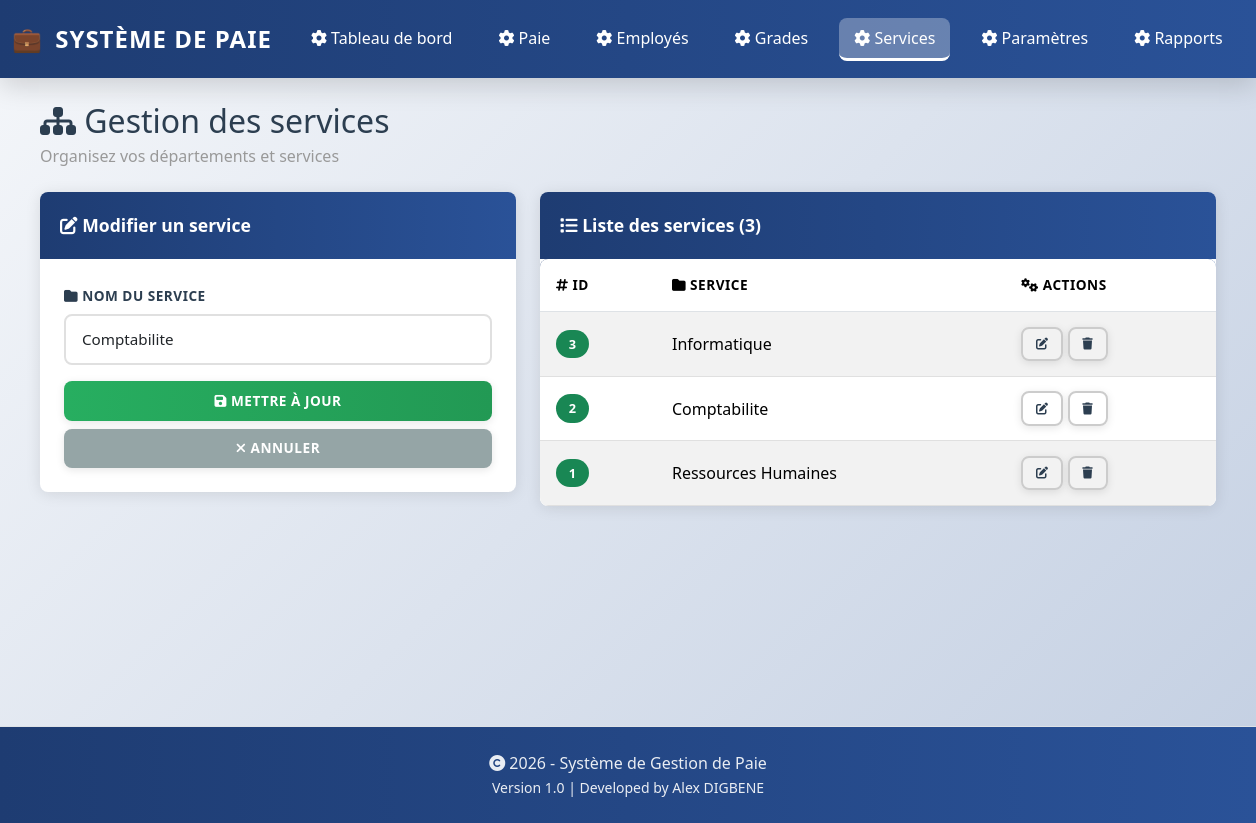
The page /service.php?action=edit&id=2 on the database its author committed.
### tables this page shows
CREATE TABLE IF NOT EXISTS Service (
    Id_Service INT NOT NULL AUTO_INCREMENT,
    nom_service VARCHAR(50) NOT NULL,
    CONSTRAINT PK_Service PRIMARY KEY (Id_Service)
);

### functions.php (called while the page is built, shortened)
<?php
require_once __DIR__ . '/config.php';
function queryAll($sql) {
    global $mysqli;
    $result = $mysqli->query($sql);
    return $result;
}

### config.php (called while the page is built, shortened)
<?php
function h($value) {
    return htmlspecialchars($value, ENT_QUOTES, 'UTF-8');
}

### service.php (the view, shortened to what this page needs)
<?php
require_once __DIR__ . '/functions.php';
$action = $_GET['action'] ?? '';
$services = queryAll('SELECT * FROM Service ORDER BY Id_Service DESC');
$edited = null;
if ($action === 'edit' && isset($_GET['id'])) {
    $id = (int) $_GET['id'];
    $edited = queryAll("SELECT * FROM Service WHERE Id_Service = $id")->fetch_assoc();
}
?>
<?php include 'header.php'; ?>
<div class="mb-4">
    <h2 class="mb-1"><i class="fas fa-sitemap"></i> Gestion des services</h2>
    <p class="text-muted">Organisez vos départements et services</p>
</div>
<div class="row">
    <div class="col-lg-5">
        <div class="card mb-4">
            <div class="card-header">
                <i class="fas fa-<?= $edited ? 'edit' : 'plus' ?>"></i> <?= $edited ? 'Modifier un service' : 'Ajouter un nouveau service' ?>
            </div>
            <div class="card-body">
                <form method="post" action="service.php">
                    <div class="mb-3">
                        <label class="form-label"><i class="fas fa-folder"></i> Nom du service</label>
                        <input name="nom_service" class="form-control" placeholder="Ex: Ressources Humaines" required value="<?= h($edited['nom_service'] ?? '') ?>">
                    </div>
                    <div class="d-grid gap-2">
                        <button class="btn btn-success" type="submit">
                            <i class="fas fa-save"></i> <?= $edited ? 'Mettre à jour' : 'Ajouter' ?>
                        </button>
                        <?php if ($edited): ?>
                            <a href="service.php" class="btn btn-secondary">
                                <i class="fas fa-times"></i> Annuler
                            </a>
                        <?php endif; ?>
                    </div>
                </form>
            </div>
        </div>
    </div>
    <div class="col-lg-7">
        <div class="card">
            <div class="card-header">
                <i class="fas fa-list"></i> Liste des services (<?= $services->num_rows ?>)
            </div>
            <div class="table-responsive">
                <table class="table table-striped mb-0">
                    <thead>
                        <tr>
                            <th><i class="fas fa-hashtag"></i> ID</th>
                            <th><i class="fas fa-folder"></i> Service</th>
                            <th><i class="fas fa-cogs"></i> Actions</th>
                        </tr>
                    </thead>
                    <tbody>
                        <?php while ($service = $services->fetch_assoc()): ?>
                            <tr>
                                <td><span class="badge bg-success"><?= h($service['Id_Service']) ?></span></td>
                                <td><?= h($service['nom_service']) ?></td>
                                <td>
                                    <a href="service.php?action=edit&id=<?= h($service['Id_Service']) ?>" class="btn btn-sm btn-outline-secondary" title="Modifier">
                                        <i class="fas fa-edit"></i>
                                    </a>
                                    <a href="service.php?action=delete&id=<?= h($service['Id_Service']) ?>" class="btn btn-sm btn-outline-danger" onclick="return confirm('Supprimer ce service ?');" title="Supprimer">
                                        <i class="fas fa-trash"></i>
                                    </a>
                                </td>
                            </tr>
                        <?php endwhile; ?>
                    </tbody>
                </table>
            </div>
        </div>
    </div>
</div>
<?php include 'footer.php'; ?>

### styles.css (style rules this page uses)
:root { --primary: #1e3c72; --secondary: #2a5298; --success: #27ae60; --danger: #e74c3c; --warning: #f39c12; --info: #3498db; --light: #ecf0f1; --dark: #2c3e50; --border-radius: 8px; --shadow: 0 2px 15px rgba(0,0,0,0.1); --shadow-lg: 0 8px 25px rgba(0,0,0,0.15); }
* { margin: 0; padding: 0; box-sizing: border-box; }
body { font-family: 'Segoe UI', Tahoma, Geneva, Verdana, sans-serif; background: linear-gradient(135deg, #f5f7fa 0%, #c3cfe2 100%); color: var(--dark); min-height: 100vh; }
h1, h2, h3, h4, h5, h6 { color: var(--dark); }
.card { border: none; border-radius: var(--border-radius); box-shadow: var(--shadow); transition: all 0.3s ease; overflow: hidden; }
.card-header { background: linear-gradient(90deg, var(--primary) 0%, var(--secondary) 100%); color: white; font-weight: 600; border: none; padding: 1.25rem; font-size: 1.1rem; }
.card-body { padding: 1.5rem; }
.form-label { font-weight: 600; color: var(--dark); margin-bottom: 0.5rem; text-transform: uppercase; font-size: 0.85rem; letter-spacing: 0.5px; }
.form-control, .form-select { border: 2px solid #e0e0e0; border-radius: var(--border-radius); padding: 0.75rem 1rem; font-size: 0.95rem; transition: all 0.3s ease; }
.form-control::placeholder { color: #999; }
.btn { border: none; border-radius: var(--border-radius); font-weight: 600; padding: 0.6rem 1.2rem; transition: all 0.3s ease; text-transform: uppercase; font-size: 0.85rem; letter-spacing: 0.5px; box-shadow: 0 2px 8px rgba(0,0,0,0.1); }
.btn-success { background: linear-gradient(90deg, #27ae60 0%, #229954 100%); color: white; }
.btn-secondary { background: #95a5a6; color: white; }
.btn-outline-secondary, .btn-outline-danger { border: 2px solid #ccc; color: var(--dark); }
.btn-sm { padding: 0.4rem 0.8rem; font-size: 0.75rem; }
.table { background: white; border-radius: var(--border-radius); overflow: hidden; }
.table thead { background: linear-gradient(90deg, var(--primary) 0%, var(--secondary) 100%); color: white; }
.table-striped tbody tr:nth-of-type(odd) { background: rgba(0,0,0,0.02); }
.table tbody tr { transition: all 0.2s ease; border-bottom: 1px solid #e0e0e0; }
.table th { font-weight: 700; text-transform: uppercase; font-size: 0.85rem; letter-spacing: 0.5px; padding: 1rem; }
.table td { padding: 0.9rem 1rem; vertical-align: middle; }
.badge { padding: 0.5rem 0.8rem; border-radius: 20px; font-weight: 600; font-size: 0.8rem; letter-spacing: 0.5px; }
.card { animation: fadeIn 0.5s ease; }
.text-muted { color: #999 !important; }
body > main > .container > :last-child { margin-bottom: 2rem; }

### rows shown on the page
service: nom_service "Comptabilite", Id_Service "2"
service: Id_Service "3", nom_service "Informatique"
service: Id_Service "1", nom_service "Ressources Humaines"

### other values the page prints
$label "Tableau de bord"
$label "Paie"
$label "Employés"
$label "Grades"
$label "Services"
$label "Paramètres"
$label "Rapports"
$services->num_rows "3"
